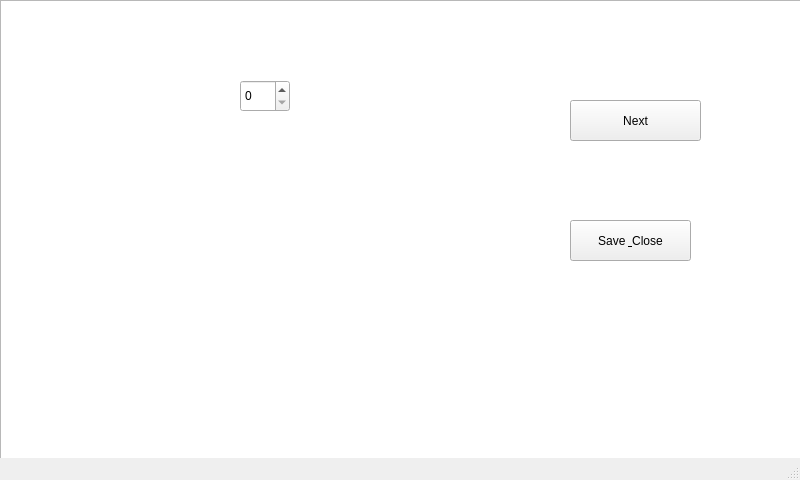
<?xml version="1.0" encoding="UTF-8"?>
<ui version="4.0">
 <class>MainWindow</class>
 <widget class="QMainWindow" name="MainWindow">
  <property name="geometry">
   <rect>
    <x>0</x>
    <y>0</y>
    <width>800</width>
    <height>480</height>
   </rect>
  </property>
  <property name="windowTitle">
   <string>MainWindow</string>
  </property>
  <widget class="QWidget" name="centralwidget">
   <widget class="QSpinBox" name="Radingnum">
    <property name="geometry">
     <rect>
      <x>240</x>
      <y>80</y>
      <width>50</width>
      <height>32</height>
     </rect>
    </property>
   </widget>
   <widget class="QLabel" name="label">
    <property name="geometry">
     <rect>
      <x>50</x>
      <y>80</y>
      <width>191</width>
      <height>22</height>
     </rect>
    </property>
    <property name="font">
     <font>
      <weight>75</weight>
      <bold>true</bold>
     </font>
    </property>
    <property name="styleSheet">
     <string notr="true">color: rgb(255, 255, 255);</string>
    </property>
    <property name="text">
     <string>Number of calculations</string>
    </property>
   </widget>
   <widget class="QPushButton" name="Next">
    <property name="geometry">
     <rect>
      <x>570</x>
      <y>100</y>
      <width>131</width>
      <height>41</height>
     </rect>
    </property>
    <property name="text">
     <string>Next</string>
    </property>
   </widget>
   <widget class="QLabel" name="label_2">
    <property name="geometry">
     <rect>
      <x>50</x>
      <y>140</y>
      <width>131</width>
      <height>22</height>
     </rect>
    </property>
    <property name="font">
     <font>
      <weight>75</weight>
      <bold>true</bold>
     </font>
    </property>
    <property name="styleSheet">
     <string notr="true">color: rgb(255, 255, 255);</string>
    </property>
    <property name="text">
     <string>Calculation Num </string>
    </property>
   </widget>
   <widget class="QLabel" name="total_Calculations">
    <property name="geometry">
     <rect>
      <x>240</x>
      <y>140</y>
      <width>68</width>
      <height>22</height>
     </rect>
    </property>
    <property name="font">
     <font>
      <weight>75</weight>
      <bold>true</bold>
     </font>
    </property>
    <property name="styleSheet">
     <string notr="true">color: rgb(255, 255, 255);</string>
    </property>
    <property name="text">
     <string>#</string>
    </property>
   </widget>
   <widget class="QLabel" name="label_4">
    <property name="geometry">
     <rect>
      <x>660</x>
      <y>40</y>
      <width>68</width>
      <height>22</height>
     </rect>
    </property>
    <property name="font">
     <font>
      <weight>75</weight>
      <bold>true</bold>
     </font>
    </property>
    <property name="styleSheet">
     <string notr="true">color: rgb(255, 255, 255);</string>
    </property>
    <property name="text">
     <string>KG</string>
    </property>
   </widget>
   <widget class="QLabel" name="label_5">
    <property name="geometry">
     <rect>
      <x>570</x>
      <y>40</y>
      <width>68</width>
      <height>22</height>
     </rect>
    </property>
    <property name="font">
     <font>
      <weight>75</weight>
      <bold>true</bold>
     </font>
    </property>
    <property name="styleSheet">
     <string notr="true">color: rgb(255, 255, 255);</string>
    </property>
    <property name="text">
     <string>weight</string>
    </property>
   </widget>
   <widget class="QLabel" name="label_6">
    <property name="geometry">
     <rect>
      <x>50</x>
      <y>200</y>
      <width>141</width>
      <height>22</height>
     </rect>
    </property>
    <property name="font">
     <font>
      <weight>75</weight>
      <bold>true</bold>
     </font>
    </property>
    <property name="styleSheet">
     <string notr="true">color: rgb(255, 255, 255);</string>
    </property>
    <property name="text">
     <string>Average weighte of </string>
    </property>
   </widget>
   <widget class="QLabel" name="label_8">
    <property name="geometry">
     <rect>
      <x>240</x>
      <y>200</y>
      <width>68</width>
      <height>22</height>
     </rect>
    </property>
    <property name="font">
     <font>
      <weight>75</weight>
      <bold>true</bold>
     </font>
    </property>
    <property name="styleSheet">
     <string notr="true">color: rgb(255, 255, 255);</string>
    </property>
    <property name="text">
     <string>#</string>
    </property>
   </widget>
   <widget class="QLabel" name="label_9">
    <property name="geometry">
     <rect>
      <x>50</x>
      <y>270</y>
      <width>281</width>
      <height>22</height>
     </rect>
    </property>
    <property name="font">
     <font>
      <weight>75</weight>
      <bold>true</bold>
     </font>
    </property>
    <property name="styleSheet">
     <string notr="true">color: rgb(255, 255, 255);</string>
    </property>
    <property name="text">
     <string>Total average weighte of Head cont is</string>
    </property>
   </widget>
   <widget class="QLabel" name="label_10">
    <property name="geometry">
     <rect>
      <x>360</x>
      <y>270</y>
      <width>68</width>
      <height>22</height>
     </rect>
    </property>
    <property name="font">
     <font>
      <weight>75</weight>
      <bold>true</bold>
     </font>
    </property>
    <property name="styleSheet">
     <string notr="true">color: rgb(255, 255, 255);</string>
    </property>
    <property name="text">
     <string>#</string>
    </property>
   </widget>
   <widget class="QPushButton" name="SaveandClose">
    <property name="geometry">
     <rect>
      <x>570</x>
      <y>220</y>
      <width>121</width>
      <height>41</height>
     </rect>
    </property>
    <property name="text">
     <string>Save &amp; Close</string>
    </property>
   </widget>
   <widget class="QGraphicsView" name="graphicsView">
    <property name="geometry">
     <rect>
      <x>0</x>
      <y>0</y>
      <width>801</width>
      <height>481</height>
     </rect>
    </property>
    <property name="styleSheet">
     <string notr="true">Background: url(Back.jpeg)</string>
    </property>
   </widget>
   <zorder>graphicsView</zorder>
   <zorder>Radingnum</zorder>
   <zorder>label</zorder>
   <zorder>Next</zorder>
   <zorder>label_2</zorder>
   <zorder>total_Calculations</zorder>
   <zorder>label_4</zorder>
   <zorder>label_5</zorder>
   <zorder>label_6</zorder>
   <zorder>label_8</zorder>
   <zorder>label_9</zorder>
   <zorder>label_10</zorder>
   <zorder>SaveandClose</zorder>
  </widget>
  <widget class="QStatusBar" name="statusbar"/>
 </widget>
 <resources/>
 <connections/>
</ui>
